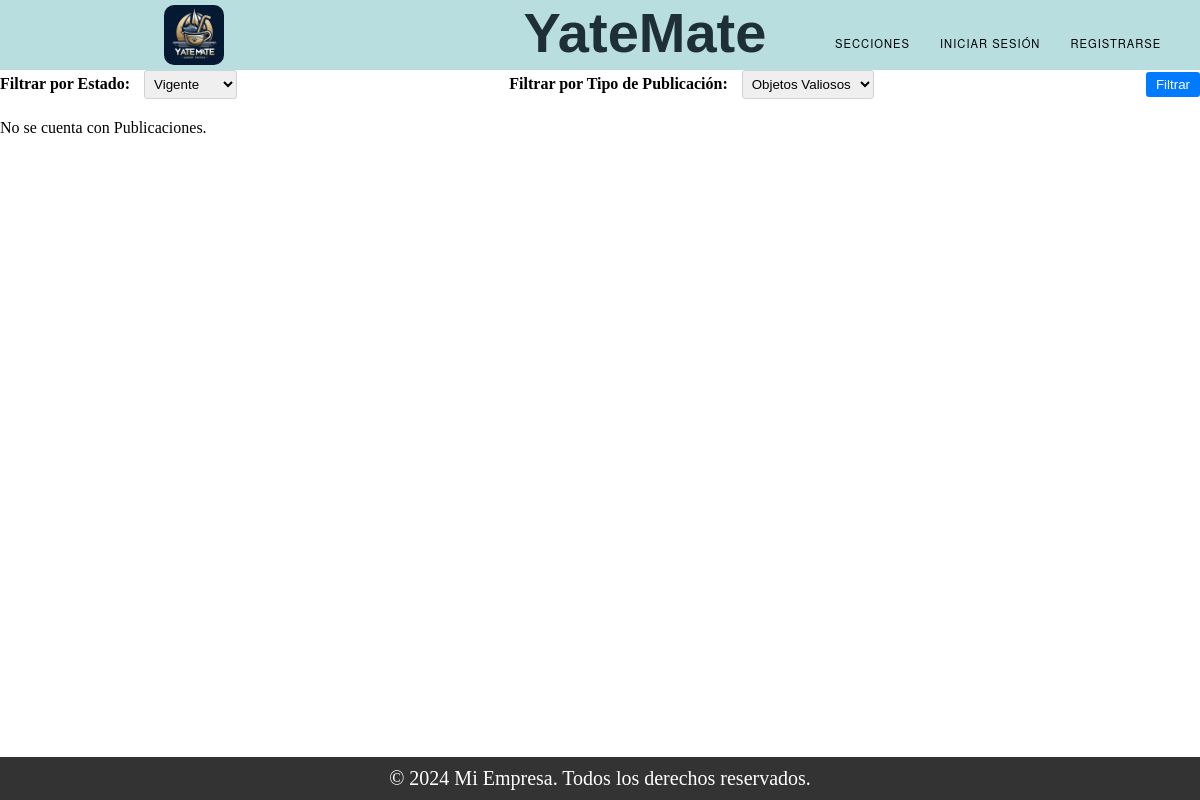
The page /list/ on the database as committed earlier.
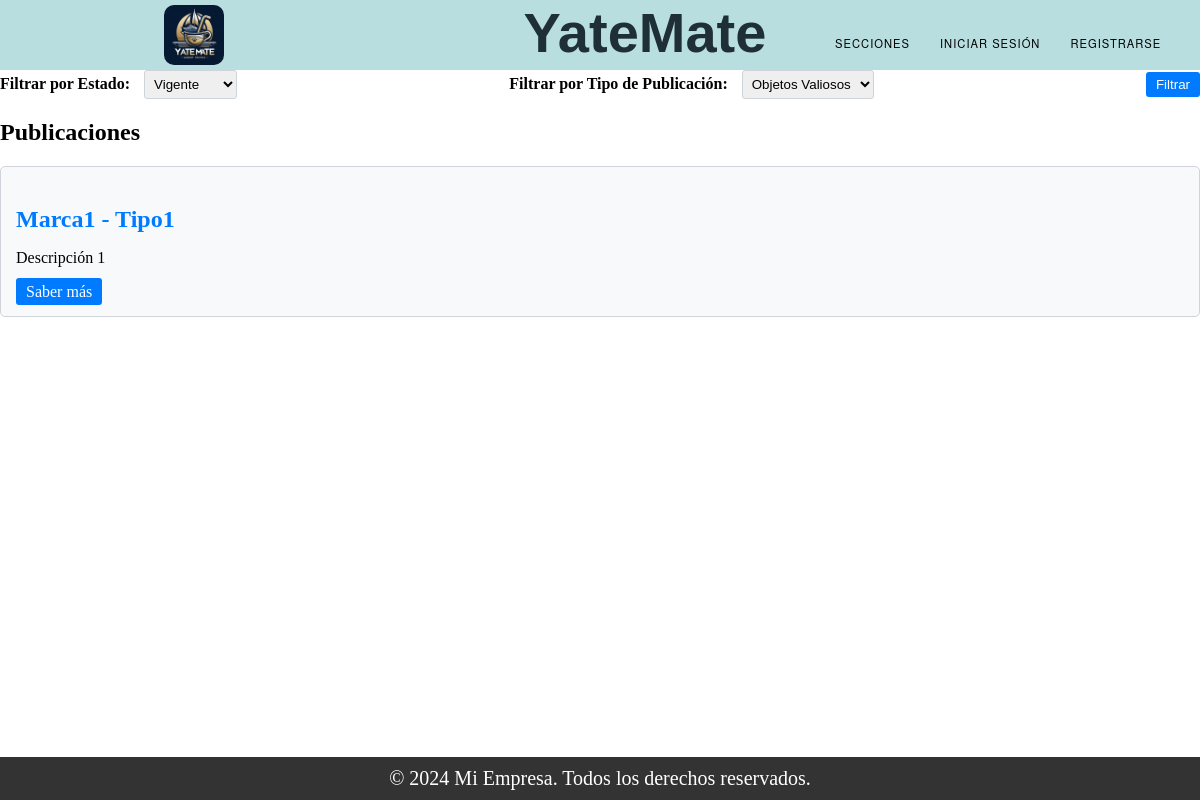
The same page on the database as committed later.
### Trueque/models.py (models this page shows, shortened)
class Publicacion_ObjetoValioso(models.Model):
    ESTADO_CHOICES = (
        ('Vigente', 'Vigente'),
        ('Proceso', 'Proceso'),
        ('Finalizado', 'Finalizado'),
    )
    tipo = models.CharField(max_length=100)
    marca = models.CharField(max_length=100)
    descripcion = models.TextField()
    estado = models.CharField(max_length=50)
    dueño = models.ForeignKey(User, on_delete=models.SET_NULL, null=True)
    foto = models.ImageField(upload_to='img_pu/')

### Trueque/views.py (the view)
# urls.py: path("list/", views.list, name="list"),
def list(request):
    objetos_valiosos = Publicacion_ObjetoValioso.objects.all()
    embarcaciones = Publicacion_Embarcacion.objects.all()
    tipo_filtro = request.GET.get('tipo','objetos valiosos')  # Valor por defecto 'objetos valiosos'
    estado_filtro = request.GET.get('estado','Vigente')  # Valor por defecto 'Vigente'
    if tipo_filtro == " ":
        tipo_filtro = 'objetos valiosos'
    if estado_filtro == " ":
          estado_filtro = 'Vigente'
    if tipo_filtro == 'objetos valiosos':
        objetos = objetos_valiosos.filter(estado=estado_filtro)
    elif tipo_filtro == 'embarcaciones':
        objetos = embarcaciones.filter(estado=estado_filtro)
    tipo_objetos = 'Objetos Valiosos' if tipo_filtro == 'objetos valiosos' else 'Embarcaciones'
    return render(request, 'list.html', {
        'objetos': objetos,
        'tipo_objetos': tipo_objetos,
    })

### Trueque/templates/list.html (shortened to what this page needs)
{% extends "base.html" %}
{% block content %}
<form class="filter-form" method="GET" action="">
    <div>
        <label for="estado">Filtrar por Estado:</label>
        <select name="estado" id="estado">
            <option value="Vigente">Vigente</option>
        </select>
    </div>
    <div>
        <label for="tipo">Filtrar por Tipo de Publicación:</label>
        <select name="tipo" id="tipo">
            <option value="objetos valiosos">Objetos Valiosos</option>
        </select>
    </div>
    <button type="submit">Filtrar</button>
</form>
{% if objetos %}
    <h2>Publicaciones</h2>
    {% for objeto in objetos %}
        <div class="card">
            <h3 class="card-title">
                {% if objeto.embarcacion.nombre_fantasia %}
                    {{ objeto.embarcacion.nombre_fantasia }}
                {% else %}
                    {{ objeto.marca }}
                {% endif %}
                {% if objeto.embarcacion.tipo%}
                    - {{ objeto.embarcacion.tipo }}
                {% else %}
                    - {{ objeto.tipo }}
                {% endif %}
            </h3>
            <p>{{ objeto.descripcion|truncatechars:70 }}</p>
            <a href="{% url 'saber_mas' id=objeto.id tipo_objetos=tipo_objetos %}" class="btn btn-card">Saber más</a>
        </div>
    {% endfor %}
{% else %}
    <p>No se cuenta con Publicaciones.</p>
{% endif %}
{% endblock %}

Rows that differ between the two databases and show on the page:
added Publicacion_ObjetoValioso: marca "Marca1", tipo "Tipo1", descripcion "Descripción 1"
Other text that changed with them:
text no longer shown: "No se cuenta con Publicaciones."
text now shown: "Publicaciones"
